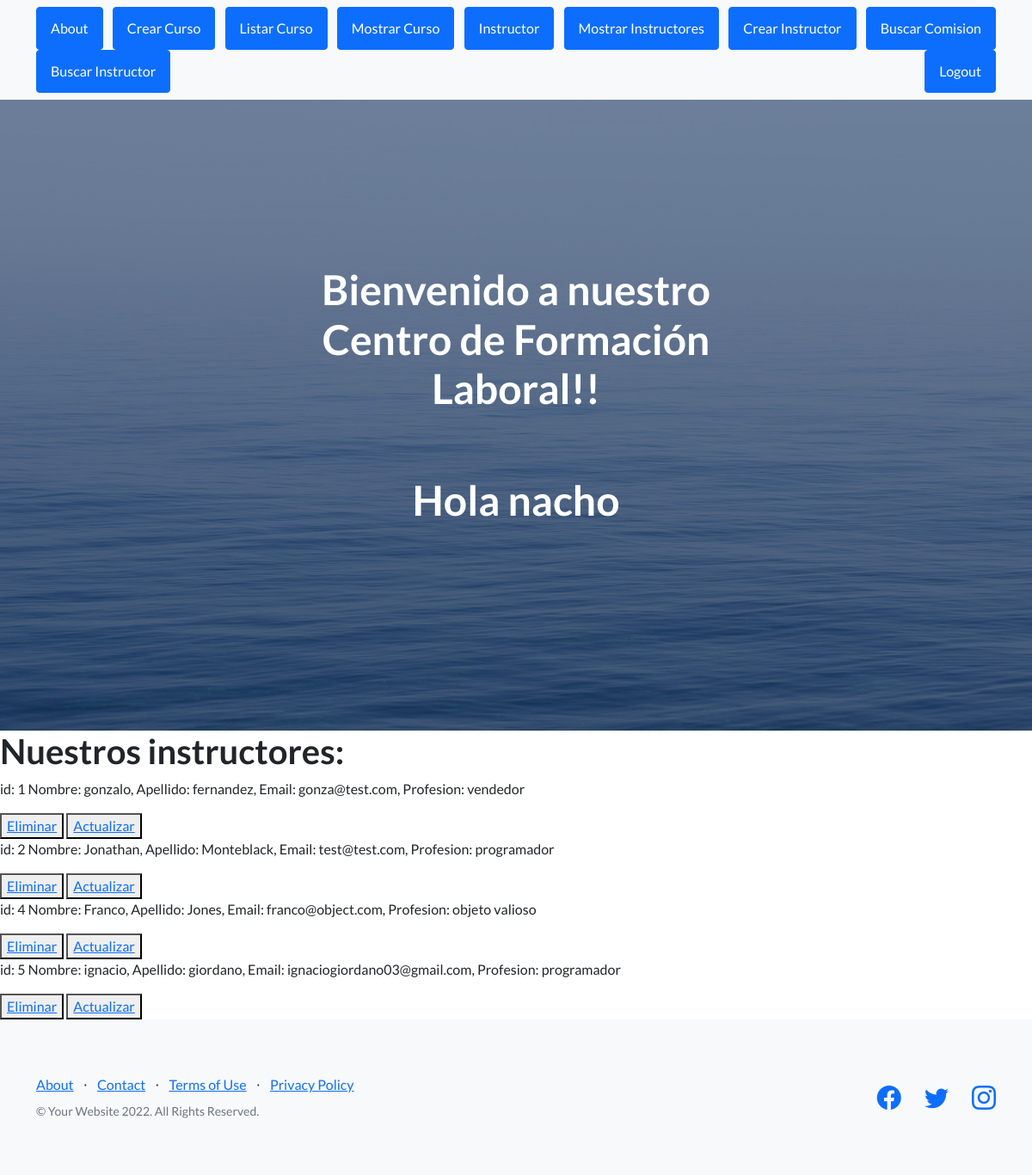
Screenshot of /mostrar_instructores/ (signed in) with the database file from the repository.
### MiApp/models.py (models this page shows, shortened)
class Instructor(models.Model):
    nombre= models.CharField(max_length=40)
    apellido= models.CharField(max_length=40)
    email= models.EmailField()
    profesion= models.CharField(max_length=30)

### MiApp/views.py (the view)
# urls.py: path('mostrar_instructores/', views.mostrar_instructores, name='Mostrar Instructores'),
def mostrar_instructores(request):
    instructores = Instructor.objects.all()
    context = {'instructores': instructores}
    return render(request, 'MiApp/mostrar_instructores.html', context=context)

### MiApp/Templates/MiApp/mostrar_instructores.html
{% extends 'MiApp/index.html' %}
{% load static %}
{% block codigoDinamico %}
<h1>Nuestros instructores:</h1>
{% for instructor in instructores %}
    <p>
        id: {{instructor.id}}
        Nombre: {{instructor.nombre}}, Apellido: {{instructor.apellido}},
        Email: {{instructor.email}}, Profesion: {{instructor.profesion}}
    </p>
    <button>
        <a href="{% url 'Eliminar instructor' instructor_id=instructor.id %}">Eliminar</a>
    </button>
    <button>
        <a href="{% url 'actualizar instructor' instructor_id=instructor.id %}">Actualizar</a>
    </button>
{% endfor %}
{% endblock  %}

### MiApp/Templates/MiApp/index.html (shortened to what this page needs)
<!DOCTYPE html>
<html lang="en">
    <head>
        {% load static %}
        <link href=" https://cdn.jsdelivr.net/npm/bootstrap-icons@1.5.0/font/bootstrap-icons.css"   rel="stylesheet" type="text/css" />
        <link href="{% static 'MiApp/css/styles.css' %}" rel="stylesheet" />
    </head>
    <body>
        <nav class="navbar navbar-light bg-light static-top">
            <div class="container">
                <a class="btn btn-primary" href="{% url 'About' %}">About</a>
                <a class="btn btn-primary" href="{% url 'Crear Curso' %}">Crear Curso</a>
                <a class="btn btn-primary" href="{% url 'List' %}">Listar Curso</a>
                <a class="btn btn-primary" href="{% url 'Mostrar Curso' %}">Mostrar Curso</a>
                <a class="btn btn-primary" href="{% url 'Mostrar Instructor' %}"> Instructor</a>
                <a class="btn btn-primary" href="{% url 'Mostrar Instructores' %}">Mostrar Instructores</a>
                <a class="btn btn-primary" href="{% url 'Crear Instructor' %}">Crear Instructor</a>
                <a class="btn btn-primary" href="{% url 'Buscar Comision' %}">Buscar Comision</a>
                <a class="btn btn-primary" href="{% url 'Buscar Instructor' %}">Buscar Instructor</a>
                {% if request.user.is_authenticated %}
                    <a class="btn btn-primary" href="{% url 'Logout' %}">Logout</a>
                {% else %}
                    <a class="btn btn-primary" href="{% url 'Login' %}">Login</a>
                {% endif %}
            </div>
        </nav>
        <header class="masthead">
            <div class="container position-relative">
                <div class="row justify-content-center">
                    <div class="col-xl-6">
                        <div class="text-center text-white">
                            <h1 class="mb-5">Bienvenido a nuestro Centro de Formación Laboral!!</h1>
                            {% if request.user.is_authenticated %}
                            <h1 class="mb-5">Hola {{user.username}}</h1>
                            {% else %}
                                <h1 class="mb-5">Hola invitado</h1>
                            {% endif %}
                        </div>
                    </div>
                </div>
            </div>
        </header>
        {% block codigoDinamico %}
        {% endblock  %}
        <footer class="footer bg-light">
            <div class="container">
                <div class="row">
                    <div class="col-lg-6 h-100 text-center text-lg-start my-auto">
                        <ul class="list-inline mb-2">
                            <li class="list-inline-item"><a href="#!">About</a></li>
                            <li class="list-inline-item">⋅</li>
                            <li class="list-inline-item"><a href="#!">Contact</a></li>
                            <li class="list-inline-item">⋅</li>
                            <li class="list-inline-item"><a href="#!">Terms of Use</a></li>
                            <li class="list-inline-item">⋅</li>
                            <li class="list-inline-item"><a href="#!">Privacy Policy</a></li>
                        </ul>
                        <p class="text-muted small mb-4 mb-lg-0">&copy; Your Website 2022. All Rights Reserved.</p>
                    </div>
                    <div class="col-lg-6 h-100 text-center text-lg-end my-auto">
                        <ul class="list-inline mb-0">
                            <li class="list-inline-item me-4">
                                <a href="#!"><i class="bi-facebook fs-3"></i></a>
                            </li>
                            <li class="list-inline-item me-4">
                                <a href="#!"><i class="bi-twitter fs-3"></i></a>
                            </li>
                            <li class="list-inline-item">
                                <a href="#!"><i class="bi-instagram fs-3"></i></a>
                            </li>
                        </ul>
                    </div>
                </div>
            </div>
        </footer>
    </body>
</html>

### rows the page displays
Instructor: id "1", nombre "gonzalo", apellido "fernandez", email "gonza@test.com", profesion "vendedor"
Instructor: id "2", nombre "Jonathan", apellido "Monteblack", email "test@test.com", profesion "programador"
Instructor: id "4", nombre "Franco", apellido "Jones", email "franco@object.com", profesion "objeto valioso"
Instructor: id "5", nombre "ignacio", apellido "giordano", email "ignaciogiordano03@gmail.com", profesion "programador"

### other values shown
{{ user.username }} "nacho"
